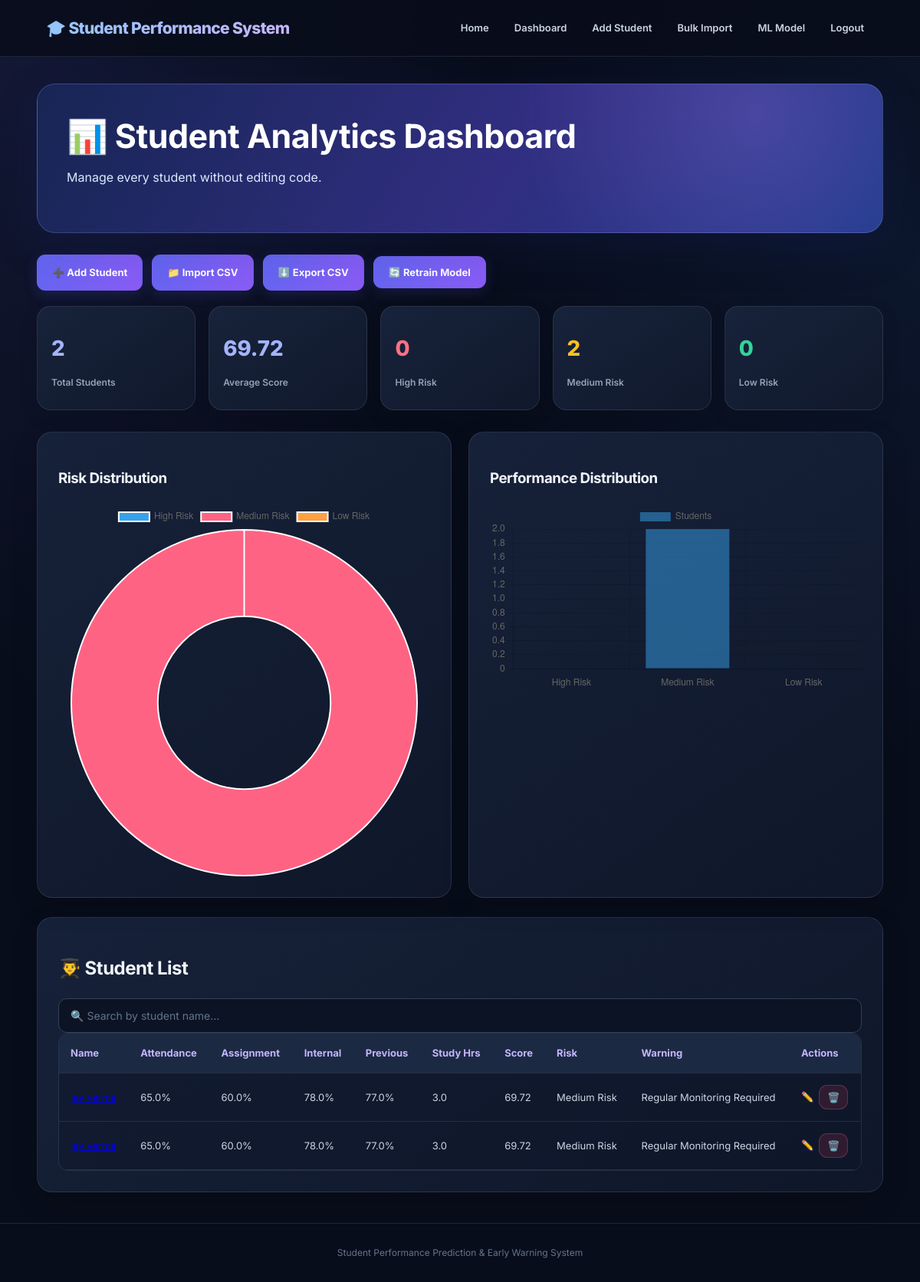
The page /dashboard (signed in) on the database its author committed.
### database.py (models this page shows)
class Student(db.Model):
    id = db.Column(db.Integer, primary_key=True)
    user_id = db.Column(
        db.Integer,
        db.ForeignKey("user.id"),
        nullable=True,
        index=True
    )
    owner = db.relationship(
        "User",
        back_populates="students"
    )
    name = db.Column(db.String(100), nullable=False)
    attendance = db.Column(db.Float, nullable=False)
    assignment = db.Column(db.Float, nullable=False)
    internal_marks = db.Column(db.Float, nullable=False)
    previous_marks = db.Column(db.Float, nullable=False)
    study_hours = db.Column(db.Float, nullable=False)
    final_marks = db.Column(db.Float, nullable=True)
    predicted_marks = db.Column(db.Float, nullable=True)
    def score(self):
        return (
            self.final_marks
            if self.final_marks is not None
            else self.predicted_marks
        )
    def risk(self):
        score = self.score()
        if score is None:
            return "Unknown"
        if score < 50:
            return "High Risk"
        if score < 70:
            return "Medium Risk"
        return "Low Risk"

### app.py (the view)
@app.route("/dashboard")
@logged_in_required
def dashboard():
    students = Student.query.filter_by(
        user_id=session["user_id"]
    ).order_by(Student.id.desc()).all()
    scores = [
        s.score() for s in students
        if s.score() is not None
    ]
    average_marks = (
        round(sum(scores) / len(scores), 2) if scores else 0
    )
    high_risk = sum(
        1 for s in students if s.risk() == "High Risk"
    )
    medium_risk = sum(
        1 for s in students if s.risk() == "Medium Risk"
    )
    low_risk = sum(
        1 for s in students if s.risk() == "Low Risk"
    )
    return render_template(
        "dashboard.html",
        students=students,
        total_students=len(students),
        average_marks=average_marks,
        high_risk=high_risk,
        medium_risk=medium_risk,
        low_risk=low_risk
    )

### app.py (called while the page is built)
def warning_for(score):
    if score is None:
        return "No prediction available"
    if score < 50:
        return "Immediate Support Required"
    if score < 70:
        return "Regular Monitoring Required"
    return "Performing Well"

def logged_in_required(view):
    @wraps(view)
    def wrapped(*args, **kwargs):
        if "user_id" not in session:
            return redirect(url_for("login", next=request.path))
        return view(*args, **kwargs)
    return wrapped

@app.context_processor
def inject_helpers():
    return {
        "risk_for": risk_for,
        "warning_for": warning_for
    }

### templates/dashboard.html
{% extends 'base.html' %}{% block title %}Dashboard{% endblock %}
{% block content %}
<div class="hero"><h1>📊 Student Analytics Dashboard</h1><p>Manage every student without editing code.</p></div>
<div class="toolbar"><a class="button" href="{{ url_for('add_student') }}">➕ Add Student</a><a class="button" href="{{ url_for('import_students') }}">📁 Import CSV</a><a class="button" href="{{ url_for('export_students') }}">⬇️ Export CSV</a><form method="post" action="{{ url_for('retrain') }}" class="inline"><button>🔄 Retrain Model</button></form></div>
<div class="stats"><div><b>{{ total_students }}</b><span>Total Students</span></div><div><b>{{ average_marks }}</b><span>Average Score</span></div><div class="danger"><b>{{ high_risk }}</b><span>High Risk</span></div><div class="warning"><b>{{ medium_risk }}</b><span>Medium Risk</span></div><div class="success"><b>{{ low_risk }}</b><span>Low Risk</span></div></div>
<div class="chart-grid"><div class="card"><h3>Risk Distribution</h3><canvas id="riskChart"></canvas></div><div class="card"><h3>Performance Distribution</h3><canvas id="performanceChart"></canvas></div></div>
<div class="card"><h2>👨‍🎓 Student List</h2><input id="studentSearch" onkeyup="searchStudent()" placeholder="🔍 Search by student name..." class="search">
<div class="table-wrap"><table id="studentTable"><thead><tr><th>Name</th><th>Attendance</th><th>Assignment</th><th>Internal</th><th>Previous</th><th>Study Hrs</th><th>Score</th><th>Risk</th><th>Warning</th><th>Actions</th></tr></thead><tbody>
{% for student in students %}<tr><td><a href="{{ url_for('student_detail', student_id=student.id) }}">{{ student.name }}</a></td><td>{{ student.attendance }}%</td><td>{{ student.assignment }}%</td><td>{{ student.internal_marks }}%</td><td>{{ student.previous_marks }}%</td><td>{{ student.study_hours }}</td><td>{{ student.score() if student.score() is not none else '-' }}</td><td>{{ student.risk() }}</td><td>{{ warning_for(student.score()) }}</td><td class="actions-cell"><a href="{{ url_for('edit_student', student_id=student.id) }}">✏️</a><form method="post" action="{{ url_for('delete_student', student_id=student.id) }}" onsubmit="return confirm('Delete this student?');"><button class="delete">🗑️</button></form></td></tr>{% endfor %}
</tbody></table></div></div>
<script>
function searchStudent(){const f=document.getElementById('studentSearch').value.toLowerCase();document.querySelectorAll('#studentTable tbody tr').forEach(r=>r.style.display=r.innerText.toLowerCase().includes(f)?'':'none');}
new Chart(document.getElementById('riskChart'),{type:'doughnut',data:{labels:['High Risk','Medium Risk','Low Risk'],datasets:[{data:[{{high_risk}},{{medium_risk}},{{low_risk}}]}]}});
new Chart(document.getElementById('performanceChart'),{type:'bar',data:{labels:['High Risk','Medium Risk','Low Risk'],datasets:[{label:'Students',data:[{{high_risk}},{{medium_risk}},{{low_risk}}]}]}});
</script>
{% endblock %}

### templates/base.html (shortened to what this page needs)
<!DOCTYPE html>
<html lang="en">
<head>
    <link rel="stylesheet" href="{{ url_for('static', filename='style.css') }}">
</head>
<body>
<nav class="navbar">
    <div class="brand">🎓 Student Performance System</div>
    {% if session.get('user_id') %}
    <div class="navlinks">
        <a href="{{ url_for('home') }}">Home</a>
        <a href="{{ url_for('dashboard') }}">Dashboard</a>
        <a href="{{ url_for('add_student') }}">Add Student</a>
        <a href="{{ url_for('import_students') }}">Bulk Import</a>
        <a href="{{ url_for('model_info') }}">ML Model</a>
        <a href="{{ url_for('logout') }}">Logout</a>
    </div>
    {% endif %}
</nav>
<main class="page">
    {% block content %}{% endblock %}
</main>
<footer>Student Performance Prediction & Early Warning System</footer>
</body>
</html>

### rows shown on the page
Student: attendance "65.0", assignment "60.0", internal_marks "78.0", previous_marks "77.0", study_hours "3.0", final_marks+predicted_marks "69.72", risk "Medium Risk", final_marks+predicted_marks "Regular Monitoring Required"
Student: attendance "65.0", assignment "60.0", internal_marks "78.0", previous_marks "77.0", study_hours "3.0", final_marks+predicted_marks "69.72", risk "Medium Risk", final_marks+predicted_marks "Regular Monitoring Required"

### other values the page prints
{{ total_students }} "2"
{{ average_marks }} "69.72"
{{ high_risk }} "0"
{{ medium_risk }} "2"
{{ low_risk }} "0"
chart data {{ high_risk }} 0
chart data {{ low_risk }} 0
